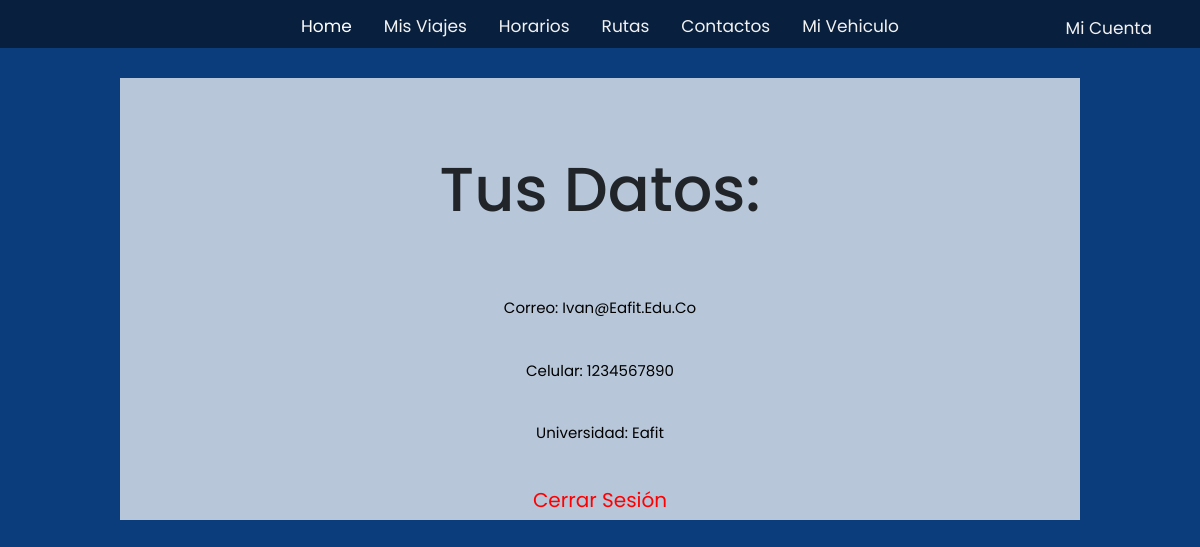
/datos/ (signed in), run on the app's committed database.
### app/models.py (models this page shows)
class User(AbstractUser):
    name = models.CharField(max_length=200, null=True)
    email= models.EmailField(unique=True, null=True)
    universidad= models.CharField(max_length=20, null=True)
    horario = models.ImageField(upload_to = 'horarios',  default='horarios/default.png',blank=True)
    celular= models.CharField(max_length=10, unique=True, null=True)
    USERNAME_FIELD= 'email'
    REQUIRED_FIELDS=['universidad', 'horario', 'username']

### app/views.py (the view)
# urls.py: path('datos/', appViews.datos, name="cuenta"),
def datos(request):
    return render(request, 'datos.html')

### app/templates/datos.html
{% extends "layout.html" %}
{%load static%}
{% block content %}
<div class="info">
    <h1>Tus datos:</h1>
    <p> Correo: {{ user.get_username }} </p>
    <p> Celular: {{ user.celular }} </p>
    <p> Universidad: {{ user.universidad }}  </p>
    <div class="link">
    <a href="{% url 'logout'%}"> Cerrar sesión</a>
    </div>
</div>
{% endblock %}

### app/static/styles/inici.css (style rules this page uses)
html { height: 100%; }
body { overflow: hidden; justify-content: center; background-color: #0b3c7c; margin: 0px; overflow: hidden; justify-content: center; background-color:#0b3c7c; margin: 0px; padding-bottom: 100px; }
* { margin: 0; padding: 0; box-sizing: border-box; text-decoration: none; outline: none; border: none; text-transform: capitalize; font-family: "Poppins", sans-serif; font-family: 'Poppins', sans-serif; min-height: 100%; }
a { color: black; text-decoration: none; }
html { font-size: 62.5%; overflow-x: hidden; scroll-padding-top: 5.5rem; scroll-behavior: smooth; }
.link { font-size: 20px; text-align: center; }
.link a { color: #ff0000; }
.info { height: auto; width: auto; margin: 30px 120px 30px 120px; background-color: rgba(255, 255, 255, 0.705); justify-items: center; padding: 5px; }
.info h1 { font-size: 62px; text-align: center; margin: 70px 0 70px; }
.info p { font-size: 15px; text-align: center; margin: 10px 0 40px; color: black; }

### data on the page
User: get_username "Ivan@eafit.edu.co", celular "1234567890", universidad "Eafit"
